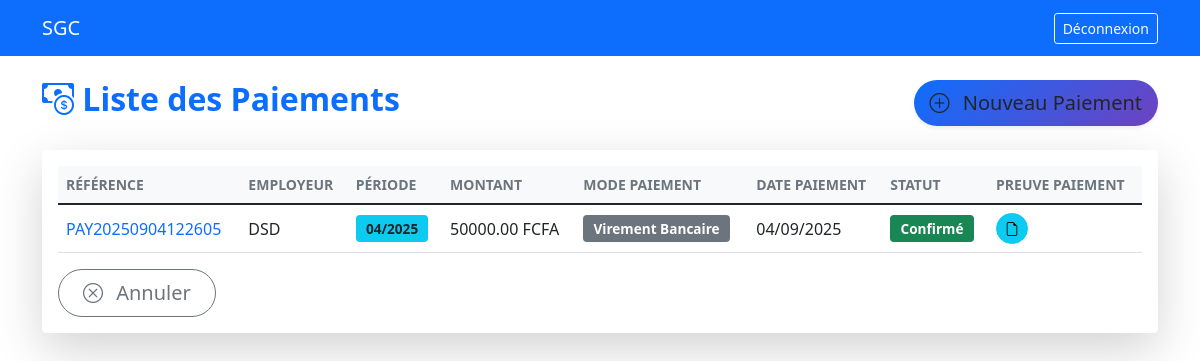
Page /paiements/ (signed in) on the committed database.
### core/models.py (models this page shows, shortened)
class Paiement(models.Model):
    MODE_PAIEMENT_CHOICES = (
        ('virement', 'Virement Bancaire'),
        ('cheque', 'Chèque'),
        ('mobile', 'Paiement Mobile'),
        ('guichet', 'Guichet'),
    )
    STATUT_PAIEMENT_CHOICES = (
        ('initie', 'Initié'),
        ('confirme', 'Confirmé'),
        ('rejete', 'Rejeté'),
    )
    reference = models.CharField(max_length=50, unique=True)
    declaration = models.ForeignKey(Declaration, on_delete=models.PROTECT, related_name='paiements')
    montant = models.DecimalField(max_digits=15, decimal_places=2, validators=[MinValueValidator(0)])
    mode_paiement = models.CharField(max_length=20, choices=MODE_PAIEMENT_CHOICES)
    date_paiement = models.DateField()
    date_reception = models.DateTimeField(auto_now_add=True)
    statut = models.CharField(max_length=20, choices=STATUT_PAIEMENT_CHOICES, default='initie')
    preuve_paiement = models.FileField(upload_to='preuves_paiement/%Y/%m/', null=True, blank=True)
    enregistre_par = models.ForeignKey(CustomUser, on_delete=models.PROTECT)

class Declaration(models.Model):
    STATUT_CHOICES = (
        ('brouillon', 'Brouillon'),
        ('soumis', 'Soumis'),
        ('valide', 'Validé'),
        ('rejete', 'Rejeté'),
    )
    employeur = models.ForeignKey(Employeur, on_delete=models.CASCADE, related_name='declarations')
    periode = models.DateField()  # Premier jour du mois de déclaration
    date_soumission = models.DateTimeField(null=True, blank=True)
    montant_total_cotisations = models.DecimalField(max_digits=15, decimal_places=2, default=0)
    statut = models.CharField(max_length=20, choices=STATUT_CHOICES, default='brouillon')
    created_by = models.ForeignKey(CustomUser, on_delete=models.PROTECT)
    created_at = models.DateTimeField(auto_now_add=True)
    class Meta:
        unique_together = ['employeur', 'periode']

class Employeur(models.Model):
    STATUT_CHOICES = (
        ('prospecte', 'Prospecté'),
        ('dossier_soumis', 'Dossier Soumis'),
        ('en_cours', 'En Cours de Validation'),
        ('valide', 'Validé'),
        ('rejete', 'Rejeté'),
    )
    numero_immatriculation = models.CharField(max_length=20, unique=True, blank=True)
    raison_sociale = models.CharField(max_length=200)
    nif = models.CharField(max_length=50, unique=True)
    rccm = models.CharField(max_length=50, unique=True)
    secteur_activite = models.ForeignKey(SecteurActivite, on_delete=models.PROTECT)
    region = models.ForeignKey(Region, on_delete=models.PROTECT)
    adresse = models.TextField()
    latitude = models.DecimalField(max_digits=9, decimal_places=6, null=True, blank=True)
    longitude = models.DecimalField(max_digits=9, decimal_places=6, null=True, blank=True)
    contact_nom = models.CharField(max_length=100)
    contact_email = models.EmailField()
    contact_telephone = models.CharField(max_length=20)
    statut = models.CharField(max_length=20, choices=STATUT_CHOICES, default='prospecte')
    motif_rejet = models.TextField(blank=True)
    date_creation = models.DateTimeField(auto_now_add=True)
    date_validation = models.DateTimeField(null=True, blank=True)
    agent = models.ForeignKey(CustomUser, on_delete=models.PROTECT, related_name='employeurs_crees')
    validated_by = models.ForeignKey(CustomUser, on_delete=models.PROTECT, null=True, blank=True, related_name='employeurs_valides')

### core/views.py (the view)
# urls.py: path('paiements/', views.paiement_list, name='paiement_list'),
@login_required
def paiement_list(request):
    paiements = Paiement.objects.all().order_by('-date_reception')
    return render(request, 'paiement_list.html', {'paiements': paiements})

### templates/paiement_list.html (shortened to what this page needs)
{% extends "base.html" %}
{% block content %}
<div class="d-flex justify-content-between align-items-center mb-4">
    <h2 class="fw-bold text-primary">
        <i class="bi bi-cash-coin"></i> Liste des Paiements
    </h2>
    <a href="{% url 'paiement_create' %}" class="btn btn-lg btn-gradient-primary shadow-sm rounded-pill">
        <i class="bi bi-plus-circle me-2"></i> Nouveau Paiement
    </a>
</div>
<div class="card shadow-lg border-0 rounded-4">
    <div class="card-body p-3">
        <div class="table-responsive">
            <table class="table align-middle table-hover">
                <thead class="table-light text-uppercase text-muted small">
                    <tr>
                        <th>Référence</th>
                        <th>Employeur</th>
                        <th>Période</th>
                        <th>Montant</th>
                        <th>Mode Paiement</th>
                        <th>Date Paiement</th>
                        <th>Statut</th>
                        <th>Preuve Paiement</th>
                    </tr>
                </thead>
                <tbody>
                    {% for paiement in paiements %}
                    <tr>
                        <td class="fw-semibold text-primary">{{ paiement.reference }}</td>
                        <td>{{ paiement.declaration.employeur.raison_sociale }}</td>
                        <td><span class="badge bg-info text-dark">{{ paiement.declaration.periode|date:"m/Y" }}</span></td>
                        <td>{{ paiement.montant|floatformat:2 }} FCFA</td>
                        <td><span class="badge bg-secondary">{{ paiement.get_mode_paiement_display }}</span></td>
                        <td>{{ paiement.date_paiement|date:"d/m/Y" }}</td>
                        <td>
                            <span class="badge bg-{% if paiement.statut == 'confirme' %}success{% elif paiement.statut == 'rejete' %}danger{% else %}warning text-dark{% endif %}">
                                {{ paiement.get_statut_display }}
                            </span>
                        </td>
                        <td>
                            {% if paiement.preuve_paiement %}
                            <a href="{{ paiement.preuve_paiement.url }}" target="_blank" class="btn btn-sm btn-info rounded-pill" title="Voir preuve">
                                <i class="bi bi-file-earmark"></i>
                            </a>
                            {% endif %}
                        </td>
                    </tr>
                    {% endfor %}
                </tbody>
            </table>
        </div>
        <a href="{% url 'dashboard' %}" class="btn btn-lg btn-outline-secondary rounded-pill px-4">
                            <i class="bi bi-x-circle me-2"></i> Annuler
        </a>
    </div>
</div>
{% endblock %}

### templates/paiement_list.html (style rules this page uses)
.btn-gradient-primary { background: linear-gradient(135deg, #0d6efd, #6f42c1); border: none; transition: all 0.3s ease; }
.card { transition: transform 0.2s ease, box-shadow 0.2s ease; }
.badge { font-size: 0.85rem; padding: 0.5em 0.75em; }

### rows in the picture
Paiement: reference "PAY20250904122605", declaration.employeur.raison_sociale "DSD", declaration.periode "04/2025", montant "50000.00", mode_paiement "Virement Bancaire", date_paiement "04/09/2025", statut "Confirmé"
